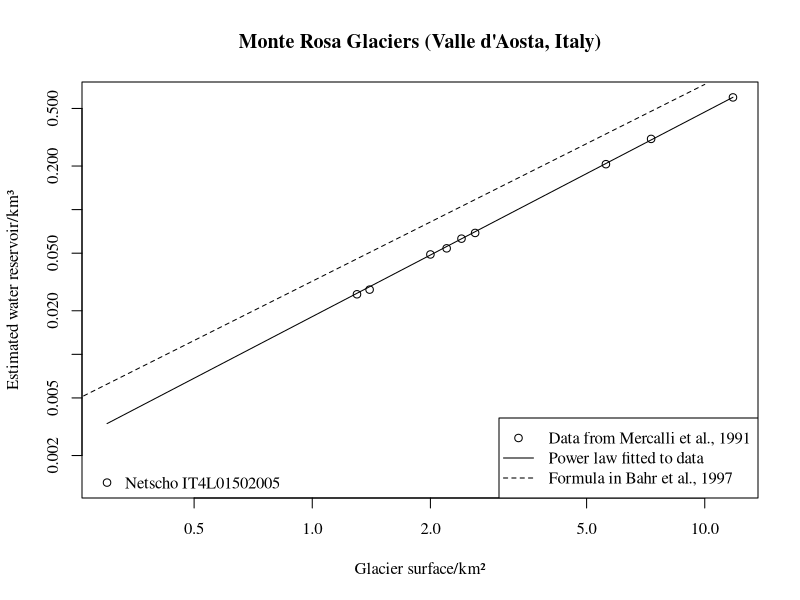

Here is the R script that generated this plot:
df <- read.csv('monte_rosa_glaciers.txt')
df$km3 <- df$Estimated.water.reservoir.million.of.cubic.meter/1000
plot(df$Surface.square.km,df$km3,log="xy",
xlab='Glacier surface/km²',
ylab='Estimated water reservoir/km³',
main="Monte Rosa Glaciers (Valle d'Aosta, Italy)",
family='serif'
)
par(family = "serif")
x=seq(0,10,.1)
lines(x,.032*x^1.36,lty=2)


y <- df$km3
x <- df$Surface.square.km
m <- nls(y~a*x^b,start=c(a=1,b=1))
print(m)

a <- coef(m)[1]
b <- coef(m)[2]

lines(x,a*x^b,type='l')
legend('bottomright',
legend=c('Data from Mercalli et al., 1991','Power law fitted to data','Formula in Bahr et al., 1997'),
lty=c(NA,1,2),
pch=c(1,NA,NA)
)
text(x=1.75*df$Surface.square.km[3],y=df$km3[3],labels='Netscho IT4L01502005')